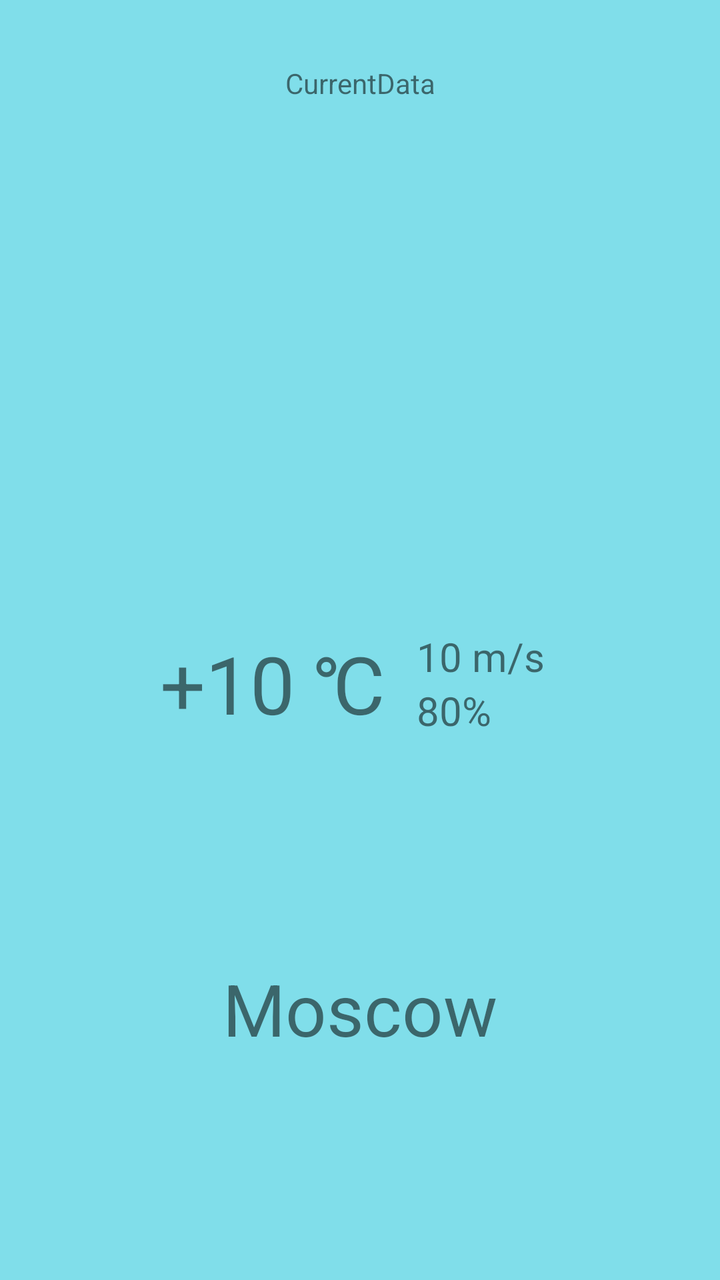
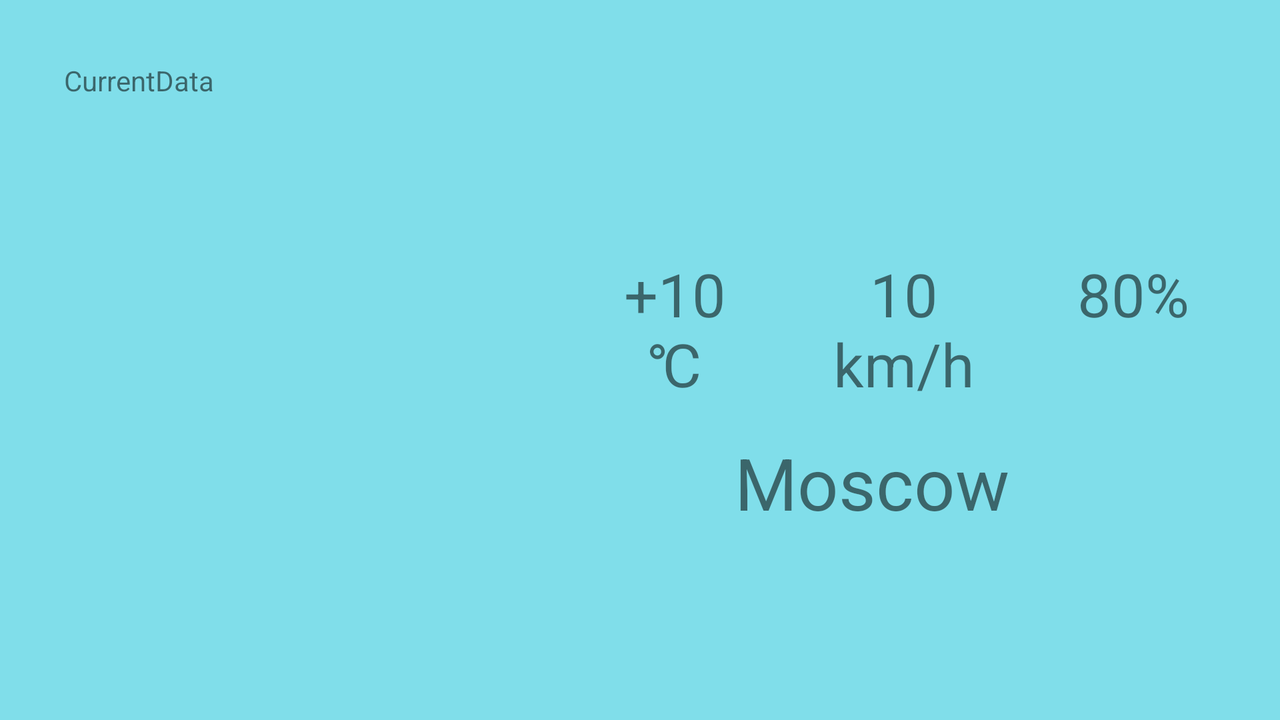

The same Android screen from two of the app's own layout files: first res/layout/ as a phone draws it, then the repository's variant for another configuration, drawn on a device whose configuration selects that folder. Both files follow.
<!-- AndroidManifest.xml: application theme AppTheme -->
<!-- res/layout/fragment_main_weather.xml -->
<?xml version="1.0" encoding="utf-8"?>
<layout xmlns:android="http://schemas.android.com/apk/res/android"
    xmlns:app="http://schemas.android.com/apk/res-auto"
    xmlns:tools="http://schemas.android.com/tools">

    <data>
        <variable
            name="weatherScreen"
            type="ru.gmasalskih.weather.viewModel.WeatherScreen"/>
    </data>

    <androidx.constraintlayout.widget.ConstraintLayout
        android:layout_width="match_parent"
        android:layout_height="match_parent"
        android:background="#80DEEA"
        android:orientation="vertical">

        <TextView
            android:id="@+id/TextView_currentData"
            android:layout_width="0dp"
            android:layout_height="wrap_content"
            android:layout_marginStart="32dp"
            android:layout_marginTop="32dp"
            android:layout_marginEnd="32dp"
            android:gravity="center"
            android:text="@={weatherScreen.currentData}"
            app:layout_constraintEnd_toEndOf="parent"
            app:layout_constraintStart_toStartOf="parent"
            app:layout_constraintTop_toTopOf="parent"
            tools:text="CurrentData" />

        <ImageView
            android:id="@+id/ImageView_iconOfWeather"
            android:layout_width="200dp"
            android:layout_height="200dp"
            android:layout_marginTop="32dp"
            android:contentDescription="@string/image_description"
            app:layout_constraintEnd_toEndOf="parent"
            app:layout_constraintStart_toStartOf="parent"
            app:layout_constraintTop_toBottomOf="@+id/TextView_currentData"
            app:srcCompat="@drawable/ic_001_sunny" />

        <TextView
            android:id="@+id/TextView_city"
            android:layout_width="0dp"
            android:layout_height="wrap_content"
            android:layout_marginStart="32dp"
            android:layout_marginEnd="32dp"
            android:text="@={weatherScreen.city}"
            app:layout_constraintBottom_toBottomOf="parent"
            app:layout_constraintEnd_toEndOf="parent"
            app:layout_constraintStart_toStartOf="parent"
            app:layout_constraintTop_toBottomOf="@+id/TextView_degrees"
            tools:text="Moscow"
            style="@style/City_TextView" />

        <TextView
            android:id="@+id/TextView_humidity"
            android:layout_width="0dp"
            android:layout_height="wrap_content"
            android:layout_marginStart="16dp"
            android:layout_weight="1"
            android:gravity="start"
            android:textSize="20sp"
            android:text="@={weatherScreen.humidity}"
            app:layout_constraintBottom_toBottomOf="@+id/TextView_degrees"
            app:layout_constraintEnd_toEndOf="@+id/ImageView_iconOfWeather"
            app:layout_constraintStart_toEndOf="@+id/TextView_degrees"
            app:layout_constraintTop_toBottomOf="@+id/TextView_wind"
            tools:text="80%" />

        <TextView
            android:id="@+id/TextView_wind"
            android:layout_width="0dp"
            android:layout_height="wrap_content"
            android:layout_marginStart="16dp"
            android:layout_weight="1"
            android:gravity="start"
            android:textSize="20sp"
            android:text="@={weatherScreen.wind}"
            app:layout_constraintBottom_toTopOf="@+id/TextView_humidity"
            app:layout_constraintEnd_toEndOf="@+id/ImageView_iconOfWeather"
            app:layout_constraintStart_toEndOf="@+id/TextView_degrees"
            app:layout_constraintTop_toTopOf="@+id/TextView_degrees"
            app:layout_constraintVertical_chainStyle="spread_inside"
            tools:text="10 m/s" />

        <TextView
            android:id="@+id/TextView_degrees"
            android:layout_width="0dp"
            android:layout_height="wrap_content"
            android:layout_marginTop="32dp"
            android:layout_weight="2"
            android:gravity="start"
            android:textSize="40sp"
            android:text="@={weatherScreen.degrees}"
            app:layout_constraintStart_toStartOf="@+id/ImageView_iconOfWeather"
            app:layout_constraintTop_toBottomOf="@+id/ImageView_iconOfWeather"
            tools:text="+10 ℃" />

    </androidx.constraintlayout.widget.ConstraintLayout>
</layout>
<!-- resources referenced by this layout -->
<resources>
  <string name="image_description">Icon of Weather</string>
  <style name="City_TextView">
          <item name="android:gravity">center</item>
          <item name="android:textSize">36sp</item>
      </style>
  <style name="AppTheme" parent="Theme.AppCompat.Light.DarkActionBar">
          
          <item name="colorPrimary">@color/colorPrimary</item>
          <item name="colorPrimaryDark">@color/colorPrimaryDark</item>
          <item name="colorAccent">@color/colorAccent</item>
      </style>
</resources>
<!-- res/layout-land/fragment_main_weather.xml (the repository's variant of the layout above) -->
<!-- drawn on the phone turned sideways -->
<?xml version="1.0" encoding="utf-8"?>
<layout xmlns:android="http://schemas.android.com/apk/res/android"
    xmlns:app="http://schemas.android.com/apk/res-auto"
    xmlns:tools="http://schemas.android.com/tools">

    <data>
        <variable
            name="weatherScreen"
            type="ru.gmasalskih.weather.viewModel.WeatherScreen" />
    </data>

    <androidx.constraintlayout.widget.ConstraintLayout
        android:layout_width="match_parent"
        android:layout_height="match_parent"
        android:background="#80DEEA"
        android:orientation="vertical">


        <TextView
            android:id="@+id/TextView_currentData"
            android:layout_width="0dp"
            android:layout_height="wrap_content"
            android:layout_marginStart="32dp"
            android:layout_marginEnd="32dp"
            android:gravity="start"
            android:text="@={weatherScreen.currentData}"
            app:layout_constraintBottom_toTopOf="@+id/ImageView_iconOfWeather"
            app:layout_constraintEnd_toEndOf="parent"
            app:layout_constraintStart_toStartOf="parent"
            app:layout_constraintTop_toTopOf="parent"
            tools:text="CurrentData" />

        <ImageView
            android:id="@+id/ImageView_iconOfWeather"
            android:layout_width="200dp"
            android:layout_height="200dp"
            android:layout_marginStart="32dp"
            android:contentDescription="@string/image_description"
            app:layout_constraintBottom_toBottomOf="parent"
            app:layout_constraintStart_toStartOf="parent"
            app:layout_constraintTop_toTopOf="parent"
            app:srcCompat="@drawable/ic_001_sunny" />

        <TextView
            android:id="@+id/TextView_humidity"
            style="@style/weather_attributes_land"
            android:layout_width="0dp"
            android:layout_height="wrap_content"
            android:textSize="30sp"
            android:text="@={weatherScreen.humidity}"
            app:layout_constraintBaseline_toBaselineOf="@+id/TextView_wind"
            app:layout_constraintEnd_toEndOf="@+id/TextView_city"
            app:layout_constraintHorizontal_bias="0.5"
            app:layout_constraintHorizontal_weight="1"
            app:layout_constraintStart_toEndOf="@+id/TextView_wind"
            tools:text="80%" />

        <TextView
            android:id="@+id/TextView_wind"
            style="@style/weather_attributes_land"
            android:layout_width="0dp"
            android:layout_height="wrap_content"
            android:textSize="30sp"
            android:text="@={weatherScreen.wind}"
            app:layout_constraintBaseline_toBaselineOf="@+id/TextView_degrees"
            app:layout_constraintEnd_toStartOf="@+id/TextView_humidity"
            app:layout_constraintHorizontal_bias="0.5"
            app:layout_constraintHorizontal_weight="1"
            app:layout_constraintStart_toEndOf="@+id/TextView_degrees"
            tools:text="10 km/h" />

        <TextView
            android:id="@+id/TextView_degrees"
            style="@style/weather_attributes_land"
            android:layout_width="0dp"
            android:layout_height="wrap_content"
            android:layout_weight="1"
            android:textSize="30sp"
            android:text="@={weatherScreen.degrees}"
            app:layout_constraintBottom_toTopOf="@+id/TextView_city"
            app:layout_constraintEnd_toStartOf="@+id/TextView_wind"
            app:layout_constraintHorizontal_bias="0.5"
            app:layout_constraintHorizontal_chainStyle="spread_inside"
            app:layout_constraintHorizontal_weight="1"
            app:layout_constraintStart_toStartOf="@+id/TextView_city"
            app:layout_constraintTop_toTopOf="@+id/ImageView_iconOfWeather"
            app:layout_constraintVertical_chainStyle="spread"
            tools:text="+10 ℃" />

        <TextView
            android:id="@+id/TextView_city"
            style="@style/City_TextView"
            android:layout_width="0dp"
            android:layout_height="wrap_content"
            android:layout_marginStart="32dp"
            android:layout_marginEnd="32dp"
            android:gravity="center"
            android:text="@={weatherScreen.city}"
            android:textSize="36sp"
            app:layout_constraintBottom_toBottomOf="@+id/ImageView_iconOfWeather"
            app:layout_constraintEnd_toEndOf="parent"
            app:layout_constraintStart_toEndOf="@+id/ImageView_iconOfWeather"
            app:layout_constraintTop_toBottomOf="@+id/TextView_degrees"
            tools:text="Moscow" />


    </androidx.constraintlayout.widget.ConstraintLayout>
</layout>
<!-- resources referenced by the variant -->
<!-- as the phone turned sideways resolves them -->
<resources>
  <string name="image_description">Icon of Weather</string>
  <style name="City_TextView">
          <item name="android:gravity">center</item>
          <item name="android:textSize">36sp</item>
      </style>
  <style name="weather_attributes_land">
          <item name="android:layout_marginStart">32dp</item>
          <item name="android:layout_marginTop">32dp</item>
          <item name="android:gravity">center</item>
          <item name="android:textSize">40sp</item>
      </style>
  <style name="AppTheme" parent="Theme.AppCompat.Light.DarkActionBar">
          
          <item name="colorPrimary">@color/colorPrimary</item>
          <item name="colorPrimaryDark">@color/colorPrimaryDark</item>
          <item name="colorAccent">@color/colorAccent</item>
      </style>
</resources>
